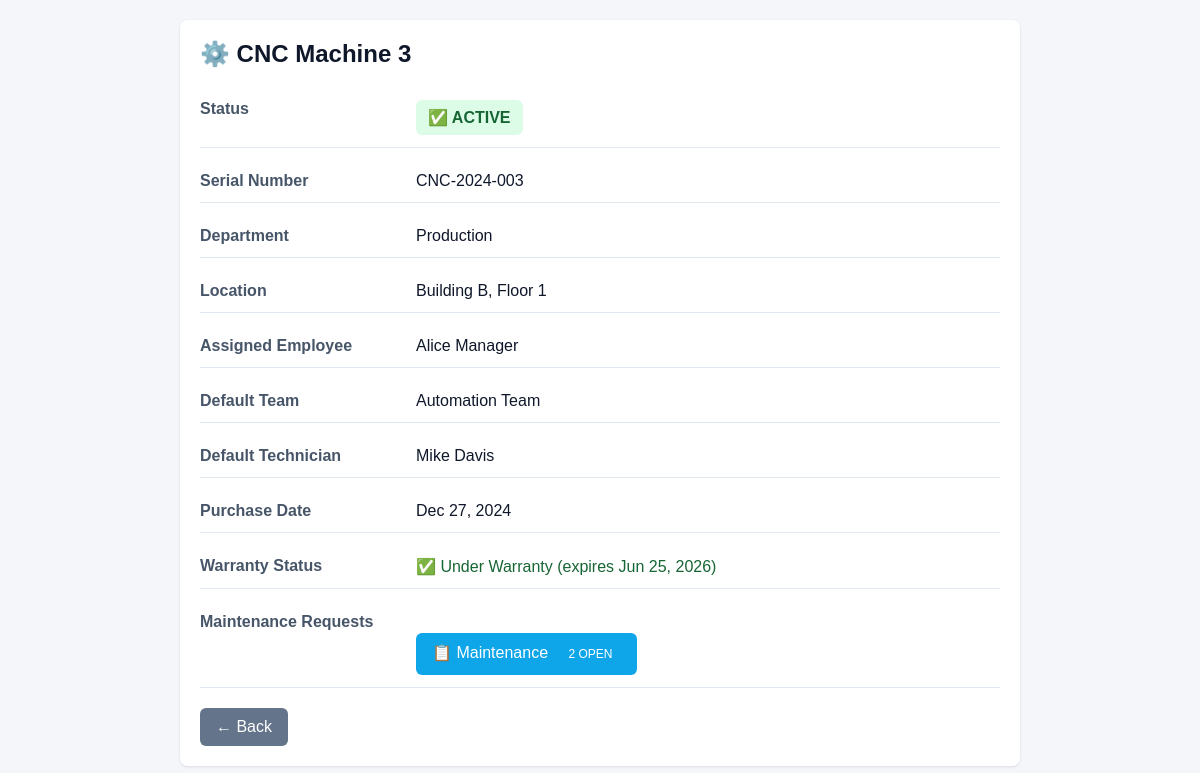
/equipment/2/ (signed in), run on the app's committed database.
### equipment/models.py (models this page shows, shortened)
class Equipment(models.Model):
    name = models.CharField(
        max_length=150,
        help_text="Equipment name (e.g., 'Hydraulic Press A1', 'CNC Machine 3')"
    )
    serial_number = models.CharField(
        max_length=100,
        unique=True,
        help_text="Unique manufacturer serial number"
    )
    department = models.CharField(
        max_length=100,
        help_text="Department responsible for this equipment"
    )
    location = models.CharField(
        max_length=200,
        help_text="Physical location within facility (e.g., 'Building A, Floor 2, Section 3')"
    )
    assigned_employee = models.ForeignKey(
        User,
        on_delete=models.SET_NULL,
        null=True,
        blank=True,
        related_name='assigned_equipment',
        help_text="Primary employee responsible for this equipment"
    )
    default_maintenance_team = models.ForeignKey(
        MaintenanceTeam,
        on_delete=models.SET_NULL,
        null=True,
        blank=True,
        related_name='default_for_equipment',
        help_text="Default team for maintenance requests on this equipment"
    )
    default_technician = models.ForeignKey(
        User,
        on_delete=models.SET_NULL,
        null=True,
        blank=True,
        related_name='default_technician_for_equipment',
        help_text="Preferred technician for this equipment"
    )
    purchase_date = models.DateField(
        help_text="Date equipment was purchased"
    )
    warranty_expiry_date = models.DateField(
        null=True,
        blank=True,
        help_text="Date warranty expires"
    )
    is_scrapped = models.BooleanField(
        default=False,
        help_text="Whether equipment is logically scrapped (not deleted from system)"
    )
    created_at = models.DateTimeField(auto_now_add=True, null=True, blank=True)
    updated_at = models.DateTimeField(auto_now=True)
    class Meta:
        verbose_name = "Equipment"
        verbose_name_plural = "Equipment"
        ordering = ['name']
        indexes = [
            models.Index(fields=['serial_number']),
            models.Index(fields=['is_scrapped']),
        ]
    @property
    def is_under_warranty(self):
        if not self.warranty_expiry_date:
            return False
        from datetime import date
        return date.today() <= self.warranty_expiry_date
    def get_open_request_count(self):
        return self.maintenance_requests.filter(
            status__in=['New', 'In Progress']
        ).count()

### teams/models.py (models this page shows, shortened)
class MaintenanceTeam(models.Model):
    name = models.CharField(
        max_length=100,
        unique=True,
        default='Unnamed Team',
        help_text="Unique team name (e.g., 'Hydraulics Team', 'Electrical Team')"
    )
    description = models.TextField(
        blank=True,
        null=True,
        help_text="Team specialization and responsibilities"
    )
    members = models.ManyToManyField(
        User,
        related_name='maintenance_teams',
        help_text="Team members eligible to be assigned as technicians"
    )
    created_at = models.DateTimeField(auto_now_add=True, null=True, blank=True)
    updated_at = models.DateTimeField(auto_now=True)
    class Meta:
        verbose_name = "Maintenance Team"
        verbose_name_plural = "Maintenance Teams"
        ordering = ['name']

### equipment/views.py (the view)
# urls.py: path('<int:equipment_id>/', views.equipment_detail, name='detail'),
@login_required
@require_http_methods(["GET"])
def equipment_detail(request, equipment_id):
    equipment = get_object_or_404(Equipment, id=equipment_id)
    open_count = equipment.get_open_request_count()
    context = {
        'equipment': equipment,
        'open_count': open_count,
    }
    return render(request, 'equipment/detail.html', context)

### equipment/templates/equipment/detail.html (shortened to what this page needs)
{% load static %}
<!DOCTYPE html>
<html>
<head>
  <link rel="stylesheet" href="{% static 'style.css' %}">
</head>
<body>
  <div class="eq-detail">
    <h2>⚙️ {{ equipment.name }}</h2>
    <div class="eq-field">
      <label>Status</label>
      <div>
        <span class="eq-status {% if equipment.is_scrapped %}scrapped{% else %}active{% endif %}">
          {% if equipment.is_scrapped %}🔴 SCRAPPED{% else %}✅ ACTIVE{% endif %}
        </span>
      </div>
    </div>
    <div class="eq-field">
      <label>Serial Number</label>
      <value>{{ equipment.serial_number }}</value>
    </div>
    <div class="eq-field">
      <label>Department</label>
      <value>{{ equipment.department }}</value>
    </div>
    <div class="eq-field">
      <label>Location</label>
      <value>{{ equipment.location }}</value>
    </div>
    <div class="eq-field">
      <label>Assigned Employee</label>
      <value>{{ equipment.assigned_employee.get_full_name|default:"—" }}</value>
    </div>
    <div class="eq-field">
      <label>Default Team</label>
      <value>{{ equipment.default_maintenance_team.name|default:"—" }}</value>
    </div>
    <div class="eq-field">
      <label>Default Technician</label>
      <value>{{ equipment.default_technician.get_full_name|default:"—" }}</value>
    </div>
    <div class="eq-field">
      <label>Purchase Date</label>
      <value>{{ equipment.purchase_date|date:"M d, Y" }}</value>
    </div>
    <div class="eq-field">
      <label>Warranty Status</label>
      <value>
        {% if equipment.is_under_warranty %}
          <span style="color:#166534">✅ Under Warranty (expires {{ equipment.warranty_expiry_date|date:"M d, Y" }})</span>
        {% else %}
          <span style="color:#7c3aed">⏰ Out of Warranty</span>
        {% endif %}
      </value>
    </div>
    <div class="eq-field">
      <label>Maintenance Requests</label>
      <div>
        <a href="{% url 'equipment:maintenance_list' equipment.id %}" class="btn-action">
          📋 Maintenance
          {% if open_count > 0 %}
            <span class="eq-badge">{{ open_count }} OPEN</span>
          {% endif %}
        </a>
      </div>
    </div>
    <div style="margin-top:20px">
      <a href="/" class="btn-secondary" style="display:inline-block;padding:10px 16px;background:#64748b;color:#fff;border-radius:6px;text-decoration:none">← Back</a>
    </div>
  </div>
</body>
</html>

### static/style.css (style rules this page uses)
body { font-family: Arial, sans-serif; background: #f4f6f9; }

### equipment/templates/equipment/detail.html (style rules this page uses)
.eq-detail { max-width:800px;margin:20px auto;padding:20px;background:#fff;border-radius:8px;box-shadow:0 1px 3px rgba(0,0,0,0.1) }
.eq-detail h2 { margin-top:0;color:#0f172a }
.eq-field { display:grid;grid-template-columns:200px 1fr;gap:16px;margin:12px 0;padding:12px 0;border-bottom:1px solid #e2e8f0 }
.eq-field label { font-weight:600;color:#475569 }
.eq-field value { color:#0f172a }
.eq-status { padding:8px 12px;border-radius:6px;display:inline-block;font-weight:600 }
.eq-status.active { background:#dcfce7;color:#166534 }
.eq-badge { display:inline-block;background:#0ea5e9;color:#fff;padding:4px 8px;border-radius:12px;font-size:12px;margin-left:8px }
.btn-action { display:inline-block;padding:10px 16px;margin-top:20px;margin-right:8px;background:#0ea5e9;color:#fff;border-radius:6px;cursor:pointer;text-decoration:none;border:none }
.btn-secondary { background:#64748b;color:#fff }

### data on the page
Equipment: name "CNC Machine 3", serial_number "CNC-2024-003", department "Production", location "Building B, Floor 1", assigned_employee.get_full_name "Alice Manager", default_maintenance_team.name "Automation Team", default_technician.get_full_name "Mike Davis", purchase_date "Dec 27, 2024", warranty_expiry_date "Jun 25, 2026"

### other printed values
{{ open_count }} "2"
